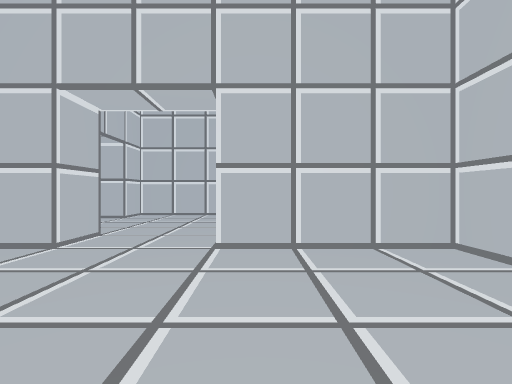
[1] (above)

16 first-person views from a walk through a 3-D level made in the Unity game engine. The camera is 1.4 m above the floor, looks level and sees 85° across. The floor is counted in squares, 2 m on a side. Each view is taken from the middle of a square. On the plan, view 1 faces up. The plan holds only what a view shows up to about 9 squares ahead; the rest is blank. The player is left out. Door leaves are left out, so doorways stand open.

[2]
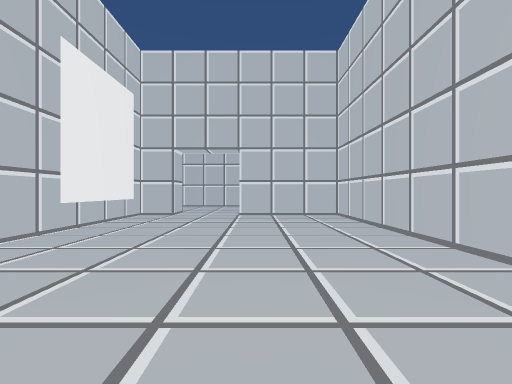

[3]
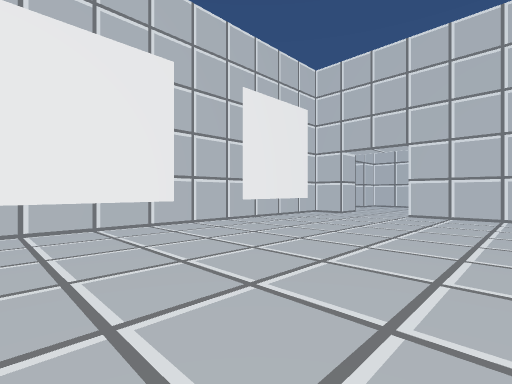

[4]
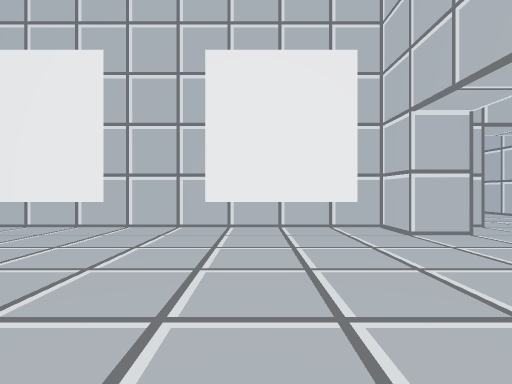

[5]
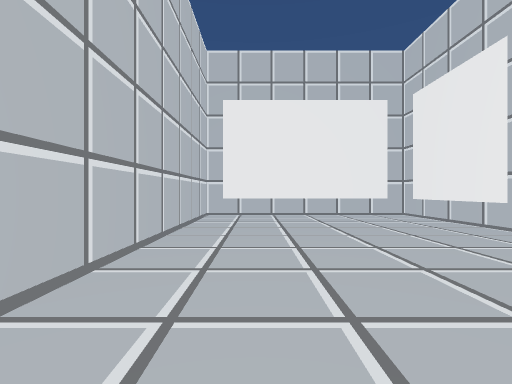

[6]
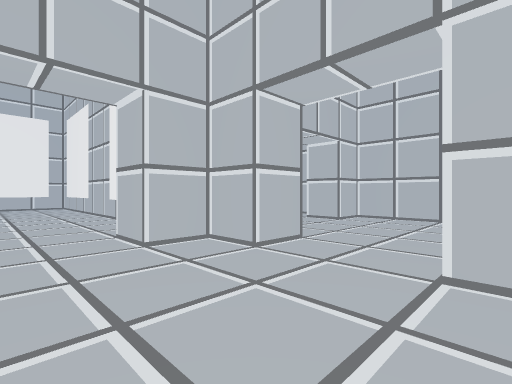

[7]
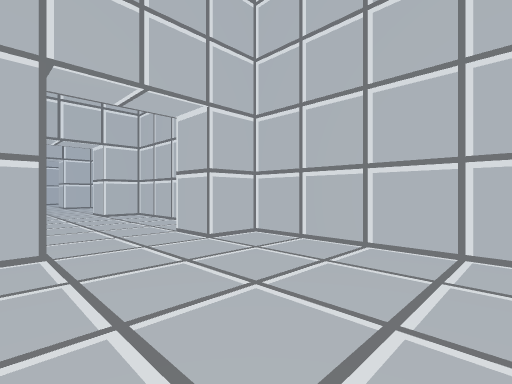

[8]
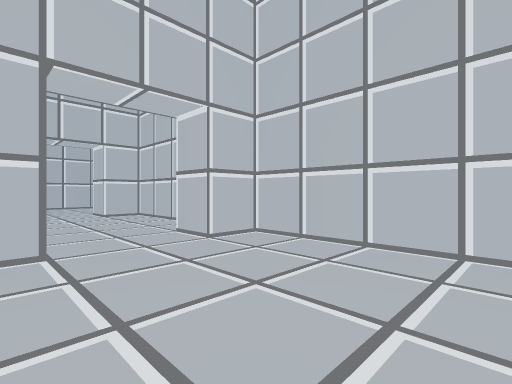

[9]
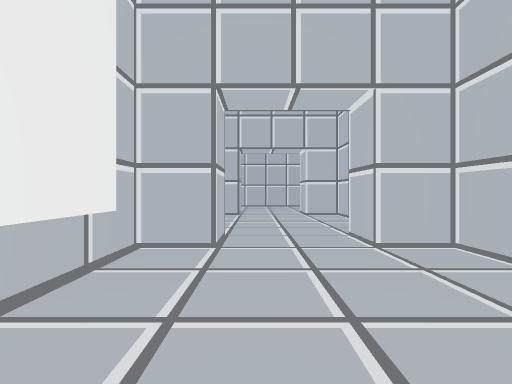

[10]
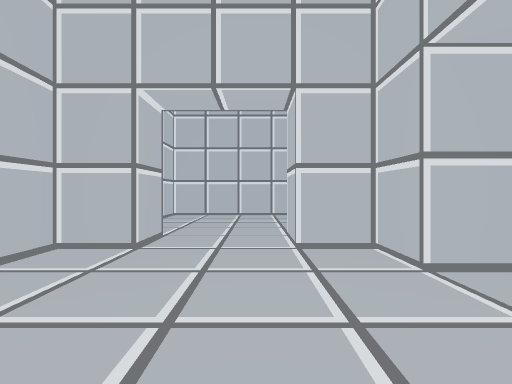

[11]
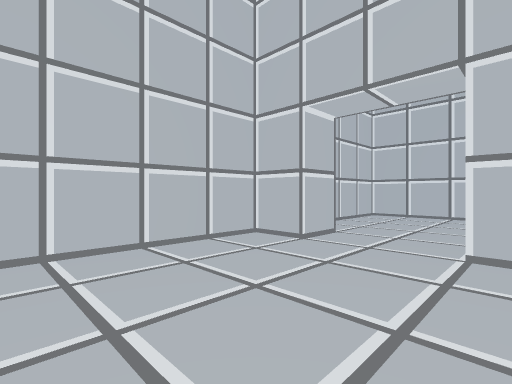

[12]
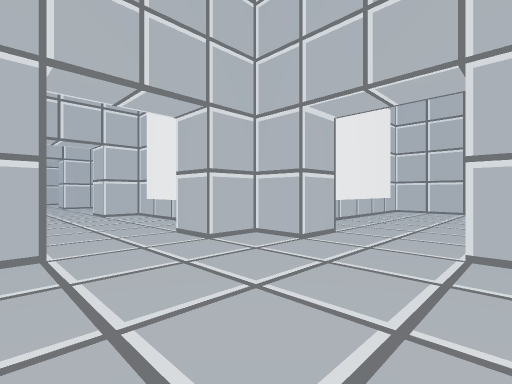

[13]
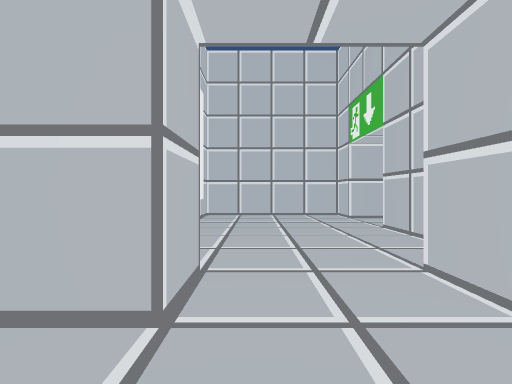

[14]
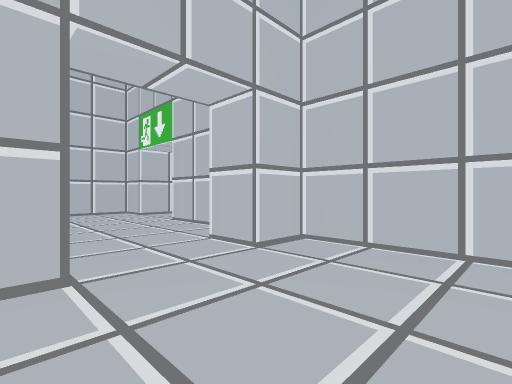

[15]
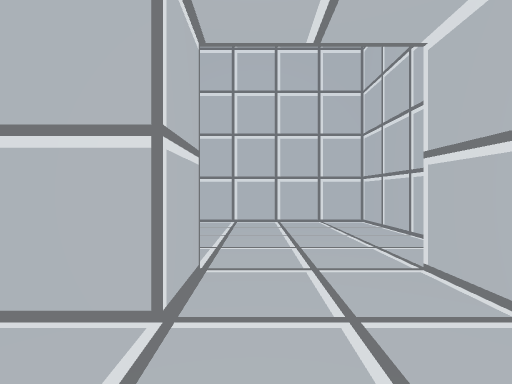

[16]
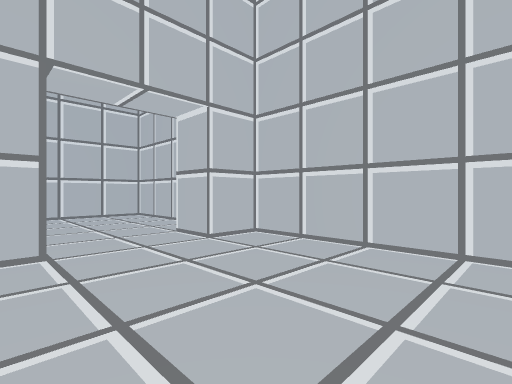

### Floor plan
Points are (right, up) in squares from view 1. A wall is a line through its corners. A room is listed if a view was taken in it or the views show most of it. See-through windows are left out.
Room 1 (views 1, 2, 3, 4, 5)
walls: (-2.5, 3.5) (-3.5, 3.5) (-3.5, -5.5) (2.5, -5.5) (2.5, 3.5) (-0.5, 3.5)
ways out: open door at (-1.5, 4) to room 2
Room 2 (view 6)
walls: (-3.5, 5.5) (-3.5, 4.5) (-2.5, 4.5); (0.5, 5) (0.5, 8.5) (-3.5, 8.5) (-3.5, 7.5)
ways out: open door at (-1.5, 4) to room 1; open door at (-4, 6.5) to room 3
Room 3 (views 7, 10, 11)
walls: (-8.5, 7.9) (-8.5, 4.5) (-7.5, 4.5); (-4.5, 7.5) (-4.5, 8.5) (-7.9, 8.5); (-5.5, 4.5) (-4.5, 4.5) (-4.5, 5.5)
ways out: open door at (-4, 6.5) to room 2; open door at (-6.5, 4) to room 4
Room 4 (views 8, 9)
walls: (-8.5, 2.9) (-8.5, -0.5) (-7.5, -0.5); (-5.5, -0.5) (-4.5, -0.5) (-4.5, 1.4)
ways out: open door at (-6.5, 4) to room 3; open door at (-6.5, -1) to room 6
Room 5 (views 12, 13, 14)
walls: (-8.5, -8.1) (-8.5, -10.5) (-4.5, -10.5) (-4.5, -9.5); (-4.5, -7.5) (-4.5, -6.5) (-5.5, -6.5)
ways out: open door at (-6.5, -6) to room 6; open door at (-4, -8.5) to room 7
Room 6 (views 15, 16)
walls: (-8.5, -2.1) (-8.5, -5.5) (-7.5, -5.5); (-4.5, -3.8) (-4.5, -1.5) (-5.5, -1.5); (-5.5, -5.5) (-4.6, -5.5)
ways out: open door at (-6.5, -1) to room 4; open door at (-6.5, -6) to room 5
Room 7 (no view inside)
walls: (-2.1, -10.5) (-0.5, -10.5); (1.5, -10.5) (2.5, -10.5) (2.5, -6.5) (-1.8, -6.5)
ways out: open door at (-4, -8.5) to room 5; open door at (0.5, -11)

Where each view was taken, in squares from view 1:
view 1: 0 up, 0 right, facing up
view 2: 5 down, 0 right, facing up
view 3: 5 down, 2 right, facing up-left
view 4: 1 up, 2 right, facing left
view 5: 3 up, 1 right, facing down
view 6: 8 up, 1 left, facing down-left
view 7: 8 up, 5 left, facing down-left
view 8: 3 up, 5 left, facing down-left
view 9: 3 up, 6 left, facing down
view 10: 6 up, 8 left, facing right
view 11: 5 up, 8 left, facing up-right
view 12: 10 down, 8 left, facing up-right
view 13: 8 down, 6 left, facing right
view 14: 7 down, 7 left, facing down-right
view 15: 4 down, 6 left, facing down
view 16: 2 down, 5 left, facing down-left
